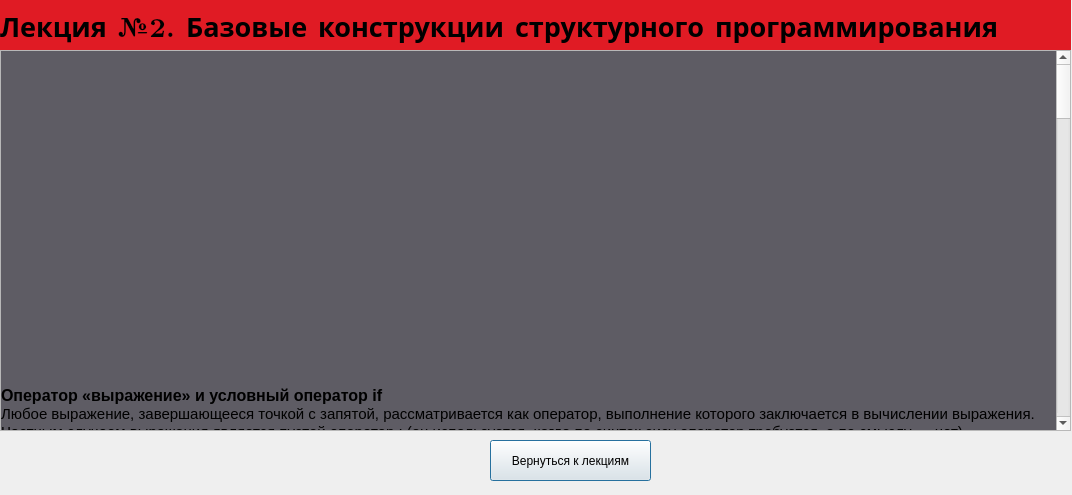
<?xml version="1.0" encoding="UTF-8"?>
<ui version="4.0">
 <class>all_lection2</class>
 <widget class="QDialog" name="all_lection2">
  <property name="geometry">
   <rect>
    <x>0</x>
    <y>0</y>
    <width>1072</width>
    <height>495</height>
   </rect>
  </property>
  <property name="windowTitle">
   <string>Dialog</string>
  </property>
  <widget class="QWidget" name="widget_2" native="true">
   <property name="geometry">
    <rect>
     <x>0</x>
     <y>0</y>
     <width>1071</width>
     <height>51</height>
    </rect>
   </property>
   <property name="styleSheet">
    <string notr="true">background-color: rgb(224, 27, 36);</string>
   </property>
   <widget class="QLabel" name="label_2">
    <property name="geometry">
     <rect>
      <x>0</x>
      <y>0</y>
      <width>1081</width>
      <height>51</height>
     </rect>
    </property>
    <property name="font">
     <font>
      <family>LM Roman 8</family>
      <pointsize>20</pointsize>
      <bold>true</bold>
     </font>
    </property>
    <property name="text">
     <string>Лекция №2. Базовые конструкции структурного программирования</string>
    </property>
   </widget>
  </widget>
  <widget class="QScrollArea" name="scrollArea">
   <property name="geometry">
    <rect>
     <x>0</x>
     <y>50</y>
     <width>1071</width>
     <height>381</height>
    </rect>
   </property>
   <property name="widgetResizable">
    <bool>true</bool>
   </property>
   <widget class="QWidget" name="scrollAreaWidgetContents">
    <property name="geometry">
     <rect>
      <x>0</x>
      <y>-2121</y>
      <width>1061</width>
      <height>2500</height>
     </rect>
    </property>
    <property name="minimumSize">
     <size>
      <width>1000</width>
      <height>2500</height>
     </size>
    </property>
    <widget class="QWidget" name="widget" native="true">
     <property name="geometry">
      <rect>
       <x>0</x>
       <y>0</y>
       <width>1201</width>
       <height>6341</height>
      </rect>
     </property>
     <property name="styleSheet">
      <string notr="true">background-color: rgb(94, 92, 100);</string>
     </property>
     <widget class="QLabel" name="label">
      <property name="geometry">
       <rect>
        <x>0</x>
        <y>0</y>
        <width>1341</width>
        <height>2491</height>
       </rect>
      </property>
      <property name="styleSheet">
       <string notr="true"/>
      </property>
      <property name="text">
       <string>&lt;!DOCTYPE HTML PUBLIC &quot;-//W3C//DTD HTML 4.0//EN&quot; &quot;http://www.w3.org/TR/REC-html40/strict.dtd&quot;&gt;
&lt;html&gt;&lt;head&gt;&lt;meta name=&quot;qrichtext&quot; content=&quot;1&quot; /&gt;&lt;meta charset=&quot;utf-8&quot; /&gt;&lt;style type=&quot;text/css&quot;&gt;
p, li { white-space: pre-wrap; }
hr { height: 1px; border-width: 0; }
li.unchecked::marker { content: &quot;\2610&quot;; }
li.checked::marker { content: &quot;\2612&quot;; }
&lt;/style&gt;&lt;/head&gt;&lt;body style=&quot; font-family:'Cantarell'; font-size:11pt; font-weight:400; font-style:normal;&quot;&gt;
&lt;p style=&quot; margin-top:0px; margin-bottom:0px; margin-left:0px; margin-right:0px; -qt-block-indent:0; text-indent:0px;&quot;&gt;&lt;span style=&quot; font-size:12pt; font-weight:700;&quot;&gt;Оператор «выражение» и условный оператор if&lt;/span&gt;&lt;/p&gt;
&lt;p style=&quot; margin-top:0px; margin-bottom:0px; margin-left:0px; margin-right:0px; -qt-block-indent:0; text-indent:0px;&quot;&gt;Любое выражение, завершающееся точкой с запятой, рассматривается как оператор, выполнение которого заключается в вычислении выражения.&lt;/p&gt;
&lt;p style=&quot; margin-top:0px; margin-bottom:0px; margin-left:0px; margin-right:0px; -qt-block-indent:0; text-indent:0px;&quot;&gt;Частным случаем выражения является пустой оператор ; (он используется, когда по синтак сису оператор требуется, а по смыслу — нет).&lt;/p&gt;
&lt;p style=&quot; margin-top:0px; margin-bottom:0px; margin-left:0px; margin-right:0px; -qt-block-indent:0; text-indent:0px;&quot;&gt;       Примеры:&lt;/p&gt;
&lt;p style=&quot; margin-top:0px; margin-bottom:0px; margin-left:0px; margin-right:0px; -qt-block-indent:0; text-indent:0px;&quot;&gt;           i++: // выполняется операция инкремента&lt;/p&gt;
&lt;p style=&quot; margin-top:0px; margin-bottom:0px; margin-left:0px; margin-right:0px; -qt-block-indent:0; text-indent:0px;&quot;&gt;           а* = b + с; // выполняется умножение с присваиванием&lt;/p&gt;
&lt;p style=&quot; margin-top:0px; margin-bottom:0px; margin-left:0px; margin-right:0px; -qt-block-indent:0; text-indent:0px;&quot;&gt;           fun(i, к); // выполняется вызов функции&lt;/p&gt;
&lt;p style=&quot; margin-top:0px; margin-bottom:0px; margin-left:0px; margin-right:0px; -qt-block-indent:0; text-indent:0px;&quot;&gt;         &lt;/p&gt;
&lt;p style=&quot; margin-top:0px; margin-bottom:0px; margin-left:0px; margin-right:0px; -qt-block-indent:0; text-indent:0px;&quot;&gt;Условный оператор if используется для разветвления процесса вычислений на два направления. Формат оператора:&lt;/p&gt;
&lt;p style=&quot; margin-top:0px; margin-bottom:0px; margin-left:0px; margin-right:0px; -qt-block-indent:0; text-indent:0px;&quot;&gt;           if ( выражение ) оператор_1; [else оператор_2;]&amp;quot;,&lt;/p&gt;
&lt;p style=&quot; margin-top:0px; margin-bottom:0px; margin-left:0px; margin-right:0px; -qt-block-indent:0; text-indent:0px;&quot;&gt;Сначала вычисляется выражение, которое может иметь арифметический тип или тип указателя.&lt;/p&gt;
&lt;p style=&quot; margin-top:0px; margin-bottom:0px; margin-left:0px; margin-right:0px; -qt-block-indent:0; text-indent:0px;&quot;&gt;Если оно не равно нулю (имеет значение true), выполняется первый оператор, иначе — второй.&lt;/p&gt;
&lt;p style=&quot; margin-top:0px; margin-bottom:0px; margin-left:0px; margin-right:0px; -qt-block-indent:0; text-indent:0px;&quot;&gt;После этого управление передается на оператор, следующий за условным.&lt;/p&gt;
&lt;p style=&quot; margin-top:0px; margin-bottom:0px; margin-left:0px; margin-right:0px; -qt-block-indent:0; text-indent:0px;&quot;&gt;Одна из ветвей может отсутствовать, логичнее опускать вторую ветвь вместе с ключевым словом else.&lt;/p&gt;
&lt;p style=&quot; margin-top:0px; margin-bottom:0px; margin-left:0px; margin-right:0px; -qt-block-indent:0; text-indent:0px;&quot;&gt;Если в какой-либо ветви требуется выполнить несколько операторов, их необходимо заключить в блок, иначе компилятор не сможет понять, &lt;/p&gt;
&lt;p style=&quot; margin-top:0px; margin-bottom:0px; margin-left:0px; margin-right:0px; -qt-block-indent:0; text-indent:0px;&quot;&gt;где заканчивается ветвление.&lt;/p&gt;
&lt;p style=&quot; margin-top:0px; margin-bottom:0px; margin-left:0px; margin-right:0px; -qt-block-indent:0; text-indent:0px;&quot;&gt;Блок может содержать любые операторы, в том числе описания и другие условные операторы (но не может состоять из одних описаний).&lt;/p&gt;
&lt;p style=&quot; margin-top:0px; margin-bottom:0px; margin-left:0px; margin-right:0px; -qt-block-indent:0; text-indent:0px;&quot;&gt;Необходимо учитывать, что переменная, описанная в блоке, вне блока не существует.&lt;/p&gt;
&lt;p style=&quot; margin-top:0px; margin-bottom:0px; margin-left:0px; margin-right:0px; -qt-block-indent:0; text-indent:0px;&quot;&gt;          Примеры:&lt;/p&gt;
&lt;p style=&quot; margin-top:0px; margin-bottom:0px; margin-left:0px; margin-right:0px; -qt-block-indent:0; text-indent:0px;&quot;&gt;                if (а &amp;lt; 0) b = 1; // 1&amp;quot;,&lt;/p&gt;
&lt;p style=&quot; margin-top:0px; margin-bottom:0px; margin-left:0px; margin-right:0px; -qt-block-indent:0; text-indent:0px;&quot;&gt;                if (a &amp;lt; b &amp;amp;&amp;amp; (a &amp;gt; d || a == 0)) b++: else {b *= a: a = 0;} // 2&amp;quot;,&lt;/p&gt;
&lt;p style=&quot; margin-top:0px; margin-bottom:0px; margin-left:0px; margin-right:0px; -qt-block-indent:0; text-indent:0px;&quot;&gt;                if (a &amp;lt; b) { i f (a &amp;lt; c) m = a: else m = c:} else { if (b &amp;lt; c) m = b; else m = c;} // 3&lt;/p&gt;
&lt;p style=&quot; margin-top:0px; margin-bottom:0px; margin-left:0px; margin-right:0px; -qt-block-indent:0; text-indent:0px;&quot;&gt;                if (a++) b++; // 4&amp;quot;,&lt;/p&gt;
&lt;p style=&quot; margin-top:0px; margin-bottom:0px; margin-left:0px; margin-right:0px; -qt-block-indent:0; text-indent:0px;&quot;&gt;                if (b &amp;gt; a) max = b: else max = a; // 5&amp;quot;,&lt;/p&gt;
&lt;p style=&quot; margin-top:0px; margin-bottom:0px; margin-left:0px; margin-right:0px; -qt-block-indent:0; text-indent:0px;&quot;&gt;В примере 1 отсутствует ветвь else.&lt;/p&gt;
&lt;p style=&quot; margin-top:0px; margin-bottom:0px; margin-left:0px; margin-right:0px; -qt-block-indent:0; text-indent:0px;&quot;&gt;Подобная конструкция называется «пропуск оператора», поскольку присваивание либо выполняется, либо &lt;/p&gt;
&lt;p style=&quot; margin-top:0px; margin-bottom:0px; margin-left:0px; margin-right:0px; -qt-block-indent:0; text-indent:0px;&quot;&gt;пропускается в зависимости от выполнения условия.&lt;/p&gt;
&lt;p style=&quot; margin-top:0px; margin-bottom:0px; margin-left:0px; margin-right:0px; -qt-block-indent:0; text-indent:0px;&quot;&gt;Если требуется проверить несколько условий, их объединяют знаками логических операций.&lt;/p&gt;
&lt;p style=&quot; margin-top:0px; margin-bottom:0px; margin-left:0px; margin-right:0px; -qt-block-indent:0; text-indent:0px;&quot;&gt;Например, выражение в примере 2 будет истинно в том случае, если выполнится одновременно условие а&amp;lt;Ь и одно из условий в скобках.&lt;/p&gt;
&lt;p style=&quot; margin-top:0px; margin-bottom:0px; margin-left:0px; margin-right:0px; -qt-block-indent:0; text-indent:0px;&quot;&gt;Если опустить внутренние скобки, будет выполнено сначала логическое И, а потом — ИЛИ.&lt;/p&gt;
&lt;p style=&quot; margin-top:0px; margin-bottom:0px; margin-left:0px; margin-right:0px; -qt-block-indent:0; text-indent:0px;&quot;&gt;Оператор в примере 3 вычисляет наименьшее значение из трех переменных.&lt;/p&gt;
&lt;p style=&quot; margin-top:0px; margin-bottom:0px; margin-left:0px; margin-right:0px; -qt-block-indent:0; text-indent:0px;&quot;&gt;Фигурные скобки в данном случае не обязательны, так как компилятор относит часть else к ближайшему if.&lt;/p&gt;
&lt;p style=&quot; margin-top:0px; margin-bottom:0px; margin-left:0px; margin-right:0px; -qt-block-indent:0; text-indent:0px;&quot;&gt;Пример 4 напоминает о том, что хотя в качестве выражений в операторе if чаще всего используются операции отношения, это не обязательно.&lt;/p&gt;
&lt;p style=&quot; margin-top:0px; margin-bottom:0px; margin-left:0px; margin-right:0px; -qt-block-indent:0; text-indent:0px;&quot;&gt;Конструкции, подобные оператору в примере 5, пройде и нагляднее записывать в виде условной операции (в данном случае: max = (b &amp;gt; а) ? b : а;)&lt;/p&gt;
&lt;p style=&quot;-qt-paragraph-type:empty; margin-top:0px; margin-bottom:0px; margin-left:0px; margin-right:0px; -qt-block-indent:0; text-indent:0px;&quot;&gt;&lt;br /&gt;&lt;/p&gt;
&lt;p style=&quot; margin-top:0px; margin-bottom:0px; margin-left:0px; margin-right:0px; -qt-block-indent:0; text-indent:0px;&quot;&gt;&lt;span style=&quot; font-size:12pt; font-weight:700;&quot;&gt;Цикл с предусловием (while) и цикл с постусловием (do while)&lt;/span&gt;&lt;/p&gt;
&lt;p style=&quot; margin-top:0px; margin-bottom:0px; margin-left:0px; margin-right:0px; -qt-block-indent:0; text-indent:0px;&quot;&gt;Цикл с предусловием реализует структурную схему, и имеет вид:&lt;/p&gt;
&lt;p style=&quot; margin-top:0px; margin-bottom:0px; margin-left:0px; margin-right:0px; -qt-block-indent:0; text-indent:0px;&quot;&gt;               while ( выражение ) оператор&lt;/p&gt;
&lt;p style=&quot; margin-top:0px; margin-bottom:0px; margin-left:0px; margin-right:0px; -qt-block-indent:0; text-indent:0px;&quot;&gt;Выражение определяет условие повторения тела цикла, представленного простым или составным оператором.&lt;/p&gt;
&lt;p style=&quot; margin-top:0px; margin-bottom:0px; margin-left:0px; margin-right:0px; -qt-block-indent:0; text-indent:0px;&quot;&gt;Выполнение оператора начинается с вычисления выражения. Если оно истинно (не равно false), выполняется оператор цикла.&lt;/p&gt;
&lt;p style=&quot; margin-top:0px; margin-bottom:0px; margin-left:0px; margin-right:0px; -qt-block-indent:0; text-indent:0px;&quot;&gt;Если при первой проверке выражение равно false, цикл не выполнится ни разу. &lt;/p&gt;
&lt;p style=&quot; margin-top:0px; margin-bottom:0px; margin-left:0px; margin-right:0px; -qt-block-indent:0; text-indent:0px;&quot;&gt;Тип выражения должен быть арифметическим или приводимым к нему.&lt;/p&gt;
&lt;p style=&quot; margin-top:0px; margin-bottom:0px; margin-left:0px; margin-right:0px; -qt-block-indent:0; text-indent:0px;&quot;&gt;Выражение вычисляется перед каждой итерацией цикла.&lt;/p&gt;
&lt;p style=&quot; margin-top:0px; margin-bottom:0px; margin-left:0px; margin-right:0px; -qt-block-indent:0; text-indent:0px;&quot;&gt;         Пример (программа находит все делители целого положительного числа):&lt;/p&gt;
&lt;p style=&quot; margin-top:0px; margin-bottom:0px; margin-left:0px; margin-right:0px; -qt-block-indent:0; text-indent:0px;&quot;&gt;              #inclucle &amp;lt;iostream.h&amp;gt;&lt;/p&gt;
&lt;p style=&quot; margin-top:0px; margin-bottom:0px; margin-left:0px; margin-right:0px; -qt-block-indent:0; text-indent:0px;&quot;&gt;               int main() {&lt;/p&gt;
&lt;p style=&quot; margin-top:0px; margin-bottom:0px; margin-left:0px; margin-right:0px; -qt-block-indent:0; text-indent:0px;&quot;&gt;                   int num;&lt;/p&gt;
&lt;p style=&quot; margin-top:0px; margin-bottom:0px; margin-left:0px; margin-right:0px; -qt-block-indent:0; text-indent:0px;&quot;&gt;                   cout « Введите число: ; cin » num;&lt;/p&gt;
&lt;p style=&quot; margin-top:0px; margin-bottom:0px; margin-left:0px; margin-right:0px; -qt-block-indent:0; text-indent:0px;&quot;&gt;                   int half = num / 2; // половина числа&lt;/p&gt;
&lt;p style=&quot; margin-top:0px; margin-bottom:0px; margin-left:0px; margin-right:0px; -qt-block-indent:0; text-indent:0px;&quot;&gt;                   int div = 2; // кандидат на делитель&lt;/p&gt;
&lt;p style=&quot; margin-top:0px; margin-bottom:0px; margin-left:0px; margin-right:0px; -qt-block-indent:0; text-indent:0px;&quot;&gt;                   while (div &amp;lt;= half) {&lt;/p&gt;
&lt;p style=&quot; margin-top:0px; margin-bottom:0px; margin-left:0px; margin-right:0px; -qt-block-indent:0; text-indent:0px;&quot;&gt;                        if (!(num % div))cout « div « endl;&lt;/p&gt;
&lt;p style=&quot; margin-top:0px; margin-bottom:0px; margin-left:0px; margin-right:0px; -qt-block-indent:0; text-indent:0px;&quot;&gt;                        div++;&lt;/p&gt;
&lt;p style=&quot; margin-top:0px; margin-bottom:0px; margin-left:0px; margin-right:0px; -qt-block-indent:0; text-indent:0px;&quot;&gt;                   }&lt;/p&gt;
&lt;p style=&quot; margin-top:0px; margin-bottom:0px; margin-left:0px; margin-right:0px; -qt-block-indent:0; text-indent:0px;&quot;&gt;                   return 0;&lt;/p&gt;
&lt;p style=&quot; margin-top:0px; margin-bottom:0px; margin-left:0px; margin-right:0px; -qt-block-indent:0; text-indent:0px;&quot;&gt;                }&lt;/p&gt;
&lt;p style=&quot; margin-top:0px; margin-bottom:0px; margin-left:0px; margin-right:0px; -qt-block-indent:0; text-indent:0px;&quot;&gt;Цикл с постусловием реализует структурную схему, и имеет вид:&lt;/p&gt;
&lt;p style=&quot; margin-top:0px; margin-bottom:0px; margin-left:0px; margin-right:0px; -qt-block-indent:0; text-indent:0px;&quot;&gt;               do оператор while выражение: Сначала выполняется простой или составной оператор, &lt;/p&gt;
&lt;p style=&quot; margin-top:0px; margin-bottom:0px; margin-left:0px; margin-right:0px; -qt-block-indent:0; text-indent:0px;&quot;&gt;составляющий тело цикла, а затем вычисляется выражение.&lt;/p&gt;
&lt;p style=&quot; margin-top:0px; margin-bottom:0px; margin-left:0px; margin-right:0px; -qt-block-indent:0; text-indent:0px;&quot;&gt;Если оно истинно (не равно fаlse), тело цикла выполняется еще раз.&lt;/p&gt;
&lt;p style=&quot; margin-top:0px; margin-bottom:0px; margin-left:0px; margin-right:0px; -qt-block-indent:0; text-indent:0px;&quot;&gt;Цикл завершается, когда выражение станет равным false или в теле цикла будет выполнен какой-либо оператор передачи управления.&lt;/p&gt;
&lt;p style=&quot; margin-top:0px; margin-bottom:0px; margin-left:0px; margin-right:0px; -qt-block-indent:0; text-indent:0px;&quot;&gt;Тип выражения должен быть арифметическим или приводимым к нему. Пример (программа осуществляет проверку ввода):&lt;/p&gt;
&lt;p style=&quot; margin-top:0px; margin-bottom:0px; margin-left:0px; margin-right:0px; -qt-block-indent:0; text-indent:0px;&quot;&gt;                #include &amp;lt;1ostream.h&amp;gt;&lt;/p&gt;
&lt;p style=&quot; margin-top:0px; margin-bottom:0px; margin-left:0px; margin-right:0px; -qt-block-indent:0; text-indent:0px;&quot;&gt;                int main(){&lt;/p&gt;
&lt;p style=&quot; margin-top:0px; margin-bottom:0px; margin-left:0px; margin-right:0px; -qt-block-indent:0; text-indent:0px;&quot;&gt;                    char answer;&lt;/p&gt;
&lt;p style=&quot; margin-top:0px; margin-bottom:0px; margin-left:0px; margin-right:0px; -qt-block-indent:0; text-indent:0px;&quot;&gt;                    do {&lt;/p&gt;
&lt;p style=&quot; margin-top:0px; margin-bottom:0px; margin-left:0px; margin-right:0px; -qt-block-indent:0; text-indent:0px;&quot;&gt;                        cout « Купи слоника! ; cin » answer;&lt;/p&gt;
&lt;p style=&quot; margin-top:0px; margin-bottom:0px; margin-left:0px; margin-right:0px; -qt-block-indent:0; text-indent:0px;&quot;&gt;                    } while (answer != 'y');&amp;quot;,&lt;/p&gt;
&lt;p style=&quot; margin-top:0px; margin-bottom:0px; margin-left:0px; margin-right:0px; -qt-block-indent:0; text-indent:0px;&quot;&gt;                    return 0;&amp;quot;,&lt;/p&gt;
&lt;p style=&quot; margin-top:0px; margin-bottom:0px; margin-left:0px; margin-right:0px; -qt-block-indent:0; text-indent:0px;&quot;&gt;                }&lt;/p&gt;
&lt;p style=&quot;-qt-paragraph-type:empty; margin-top:0px; margin-bottom:0px; margin-left:0px; margin-right:0px; -qt-block-indent:0; text-indent:0px;&quot;&gt;&lt;br /&gt;&lt;/p&gt;
&lt;p style=&quot; margin-top:0px; margin-bottom:0px; margin-left:0px; margin-right:0px; -qt-block-indent:0; text-indent:0px;&quot;&gt;&lt;span style=&quot; font-size:12pt; font-weight:700;&quot;&gt;Цикл с параметром (for)&lt;/span&gt;&lt;/p&gt;
&lt;p style=&quot; margin-top:0px; margin-bottom:0px; margin-left:0px; margin-right:0px; -qt-block-indent:0; text-indent:0px;&quot;&gt;Цикл с параметром имеет следующий формат: &lt;/p&gt;
&lt;p style=&quot; margin-top:0px; margin-bottom:0px; margin-left:0px; margin-right:0px; -qt-block-indent:0; text-indent:0px;&quot;&gt;         for (инициализация: выражение: модификации) оператор:&lt;/p&gt;
&lt;p style=&quot; margin-top:0px; margin-bottom:0px; margin-left:0px; margin-right:0px; -qt-block-indent:0; text-indent:0px;&quot;&gt;Инициализация используется для объявления и присвоения начальных значений величинам, используемым в цикле.&lt;/p&gt;
&lt;p style=&quot; margin-top:0px; margin-bottom:0px; margin-left:0px; margin-right:0px; -qt-block-indent:0; text-indent:0px;&quot;&gt;В этой части можно записать несколько операторов, разделенных запятой (операцией «последовательное выполнение»), например, так:&lt;/p&gt;
&lt;p style=&quot; margin-top:0px; margin-bottom:0px; margin-left:0px; margin-right:0px; -qt-block-indent:0; text-indent:0px;&quot;&gt;            for ( int 1 = 0. j = 2: ...&amp;quot;,&lt;/p&gt;
&lt;p style=&quot; margin-top:0px; margin-bottom:0px; margin-left:0px; margin-right:0px; -qt-block-indent:0; text-indent:0px;&quot;&gt;             int к. m:&amp;quot;,&lt;/p&gt;
&lt;p style=&quot; margin-top:0px; margin-bottom:0px; margin-left:0px; margin-right:0px; -qt-block-indent:0; text-indent:0px;&quot;&gt;             for (k = 1. m = 0; ...&amp;quot;,&lt;/p&gt;
&lt;p style=&quot; margin-top:0px; margin-bottom:0px; margin-left:0px; margin-right:0px; -qt-block-indent:0; text-indent:0px;&quot;&gt;Областью действия переменных, объявленных в части инициализации цикла, является цикл. &lt;/p&gt;
&lt;p style=&quot; margin-top:0px; margin-bottom:0px; margin-left:0px; margin-right:0px; -qt-block-indent:0; text-indent:0px;&quot;&gt;Инициализация выполняется один раз в начале исполнения цикла.&lt;/p&gt;
&lt;p style=&quot; margin-top:0px; margin-bottom:0px; margin-left:0px; margin-right:0px; -qt-block-indent:0; text-indent:0px;&quot;&gt;Выражение определяет условие выполнения цикла: если его результат, приведенный к типу bool, равен true, цикл выполняется.&lt;/p&gt;
&lt;p style=&quot; margin-top:0px; margin-bottom:0px; margin-left:0px; margin-right:0px; -qt-block-indent:0; text-indent:0px;&quot;&gt;Цикл с параметром реализован как цикл с предусловием.&lt;/p&gt;
&lt;p style=&quot; margin-top:0px; margin-bottom:0px; margin-left:0px; margin-right:0px; -qt-block-indent:0; text-indent:0px;&quot;&gt;Модификации выполняются после каждой итерации цикла и служат обычно для изменения параметров цикла.&lt;/p&gt;
&lt;p style=&quot; margin-top:0px; margin-bottom:0px; margin-left:0px; margin-right:0px; -qt-block-indent:0; text-indent:0px;&quot;&gt;В части модификаций можно записать несколько операторов через запятую.&lt;/p&gt;
&lt;p style=&quot; margin-top:0px; margin-bottom:0px; margin-left:0px; margin-right:0px; -qt-block-indent:0; text-indent:0px;&quot;&gt;Простой или составной оператор представляет собой тело цикла. Любая из частей оператора for может быть опущена&lt;/p&gt;
&lt;p style=&quot; margin-top:0px; margin-bottom:0px; margin-left:0px; margin-right:0px; -qt-block-indent:0; text-indent:0px;&quot;&gt;(но точки с запятой надо оставить на своих местах!). Пример (оператор, вычисляющий сумму чисел от 1 до 100):&lt;/p&gt;
&lt;p style=&quot; margin-top:0px; margin-bottom:0px; margin-left:0px; margin-right:0px; -qt-block-indent:0; text-indent:0px;&quot;&gt;              for ( int i = 1. s = 0: i&amp;lt;=100; 1++) s += 1;&lt;/p&gt;
&lt;p style=&quot; margin-top:0px; margin-bottom:0px; margin-left:0px; margin-right:0px; -qt-block-indent:0; text-indent:0px;&quot;&gt;Любой цикл while может быть приведен к эквивалентному ему циклу for и наоборот по следующей схеме:&lt;/p&gt;
&lt;p style=&quot; margin-top:0px; margin-bottom:0px; margin-left:0px; margin-right:0px; -qt-block-indent:0; text-indent:0px;&quot;&gt;              for ( b1 ; b2; bЗ) оператор b1;&lt;/p&gt;
&lt;p style=&quot; margin-top:0px; margin-bottom:0px; margin-left:0px; margin-right:0px; -qt-block-indent:0; text-indent:0px;&quot;&gt;                      while (b2){&lt;/p&gt;
&lt;p style=&quot; margin-top:0px; margin-bottom:0px; margin-left:0px; margin-right:0px; -qt-block-indent:0; text-indent:0px;&quot;&gt;                     оператор; bЗ;}&lt;/p&gt;
&lt;p style=&quot; margin-top:0px; margin-bottom:0px; margin-left:0px; margin-right:0px; -qt-block-indent:0; text-indent:0px;&quot;&gt;Часто встречающиеся ошибки при программировании циклов — использование в теле цикла неинициализированных &lt;/p&gt;
&lt;p style=&quot; margin-top:0px; margin-bottom:0px; margin-left:0px; margin-right:0px; -qt-block-indent:0; text-indent:0px;&quot;&gt;переменных и неверная запись условия выхода из цикла.&lt;/p&gt;
&lt;p style=&quot; margin-top:0px; margin-bottom:0px; margin-left:0px; margin-right:0px; -qt-block-indent:0; text-indent:0px;&quot;&gt;Чтобы избежать ошибок, рекомендуется:&amp;quot;,&lt;/p&gt;
&lt;p style=&quot; margin-top:0px; margin-bottom:0px; margin-left:0px; margin-right:0px; -qt-block-indent:0; text-indent:0px;&quot;&gt;           • проверить, всем ли переменным, встречающимся в правой части операторов присваивания в теле цикла, &lt;/p&gt;
&lt;p style=&quot; margin-top:0px; margin-bottom:0px; margin-left:0px; margin-right:0px; -qt-block-indent:0; text-indent:0px;&quot;&gt;присвоены до этого начальные значения&lt;/p&gt;
&lt;p style=&quot; margin-top:0px; margin-bottom:0px; margin-left:0px; margin-right:0px; -qt-block-indent:0; text-indent:0px;&quot;&gt;           (а также возможно ли выполнение других операторов);&lt;/p&gt;
&lt;p style=&quot; margin-top:0px; margin-bottom:0px; margin-left:0px; margin-right:0px; -qt-block-indent:0; text-indent:0px;&quot;&gt;           • проверить, изменяется ли в цикле хотя бы одна переменная, входящая в условие выхода из цикла;&lt;/p&gt;
&lt;p style=&quot; margin-top:0px; margin-bottom:0px; margin-left:0px; margin-right:0px; -qt-block-indent:0; text-indent:0px;&quot;&gt;           • предусмотреть аварийный выход из цикла по достижению некоторого количества итераций;&lt;/p&gt;
&lt;p style=&quot; margin-top:0px; margin-bottom:0px; margin-left:0px; margin-right:0px; -qt-block-indent:0; text-indent:0px;&quot;&gt;           • и, конечно, не забывать о том, что если в теле цикла требуется выполнить более одного оператора, &lt;/p&gt;
&lt;p style=&quot; margin-top:0px; margin-bottom:0px; margin-left:0px; margin-right:0px; -qt-block-indent:0; text-indent:0px;&quot;&gt;нужно заключать их в фигурные скобки.&lt;/p&gt;
&lt;p style=&quot; margin-top:0px; margin-bottom:0px; margin-left:0px; margin-right:0px; -qt-block-indent:0; text-indent:0px;&quot;&gt;Операторы цикла взаимозаменяемы, но можно привести некоторые рекомендации по выбору наилучшего в каждом конкретном случае.&lt;/p&gt;
&lt;p style=&quot; margin-top:0px; margin-bottom:0px; margin-left:0px; margin-right:0px; -qt-block-indent:0; text-indent:0px;&quot;&gt;Оператор do while обычно используют, когда цикл требуется обязательно выполнить хотя бы раз (например, если в цикле производится ввод данных).&lt;/p&gt;
&lt;p style=&quot; margin-top:0px; margin-bottom:0px; margin-left:0px; margin-right:0px; -qt-block-indent:0; text-indent:0px;&quot;&gt;Оператором while удобнее пользоваться в случаях, когда число итераций заранее не известно, очевидных параметров цикла нет&lt;/p&gt;
&lt;p style=&quot; margin-top:0px; margin-bottom:0px; margin-left:0px; margin-right:0px; -qt-block-indent:0; text-indent:0px;&quot;&gt;или модификацию параметров удобнее записывать не в конце тела цикла.&lt;/p&gt;
&lt;p style=&quot; margin-top:0px; margin-bottom:0px; margin-left:0px; margin-right:0px; -qt-block-indent:0; text-indent:0px;&quot;&gt;Оператор for предпочтительнее в большинстве остальных случаев (однозначно — для организации циклов со счетчиками).&lt;/p&gt;
&lt;p style=&quot;-qt-paragraph-type:empty; margin-top:0px; margin-bottom:0px; margin-left:0px; margin-right:0px; -qt-block-indent:0; text-indent:0px;&quot;&gt;&lt;br /&gt;&lt;/p&gt;
&lt;p style=&quot; margin-top:0px; margin-bottom:0px; margin-left:0px; margin-right:0px; -qt-block-indent:0; text-indent:0px;&quot;&gt;&lt;span style=&quot; font-size:12pt; font-weight:700;&quot;&gt;Оператор switch&lt;/span&gt;&lt;/p&gt;
&lt;p style=&quot; margin-top:0px; margin-bottom:0px; margin-left:0px; margin-right:0px; -qt-block-indent:0; text-indent:0px;&quot;&gt;Оператор switch (переключатель) предназначен для разветвления процесса вычислений па несколько направлений. Формат оператора:&lt;/p&gt;
&lt;p style=&quot; margin-top:0px; margin-bottom:0px; margin-left:0px; margin-right:0px; -qt-block-indent:0; text-indent:0px;&quot;&gt;           switch ( выражение ) {&lt;/p&gt;
&lt;p style=&quot; margin-top:0px; margin-bottom:0px; margin-left:0px; margin-right:0px; -qt-block-indent:0; text-indent:0px;&quot;&gt;                case константное_выражение_1: [список_операторов_1]&lt;/p&gt;
&lt;p style=&quot; margin-top:0px; margin-bottom:0px; margin-left:0px; margin-right:0px; -qt-block-indent:0; text-indent:0px;&quot;&gt;                case константное_выражение_2: [список_операторов_2]&lt;/p&gt;
&lt;p style=&quot; margin-top:0px; margin-bottom:0px; margin-left:0px; margin-right:0px; -qt-block-indent:0; text-indent:0px;&quot;&gt;                case константное_выражение_n: [список_операторов_n]&lt;/p&gt;
&lt;p style=&quot; margin-top:0px; margin-bottom:0px; margin-left:0px; margin-right:0px; -qt-block-indent:0; text-indent:0px;&quot;&gt;                [default: операторы ]&lt;/p&gt;
&lt;p style=&quot; margin-top:0px; margin-bottom:0px; margin-left:0px; margin-right:0px; -qt-block-indent:0; text-indent:0px;&quot;&gt;           }&lt;/p&gt;
&lt;p style=&quot; margin-top:0px; margin-bottom:0px; margin-left:0px; margin-right:0px; -qt-block-indent:0; text-indent:0px;&quot;&gt;Структура оператора switch:&lt;/p&gt;
&lt;p style=&quot; margin-top:0px; margin-bottom:0px; margin-left:0px; margin-right:0px; -qt-block-indent:0; text-indent:0px;&quot;&gt;           switch (выражение) {&lt;/p&gt;
&lt;p style=&quot; margin-top:0px; margin-bottom:0px; margin-left:0px; margin-right:0px; -qt-block-indent:0; text-indent:0px;&quot;&gt;                case константное_выражение_1:&lt;/p&gt;
&lt;p style=&quot; margin-top:0px; margin-bottom:0px; margin-left:0px; margin-right:0px; -qt-block-indent:0; text-indent:0px;&quot;&gt;                     // операторы&lt;/p&gt;
&lt;p style=&quot; margin-top:0px; margin-bottom:0px; margin-left:0px; margin-right:0px; -qt-block-indent:0; text-indent:0px;&quot;&gt;                     break; // выход из switch&lt;/p&gt;
&lt;p style=&quot; margin-top:0px; margin-bottom:0px; margin-left:0px; margin-right:0px; -qt-block-indent:0; text-indent:0px;&quot;&gt;                case константное_выражение_2:&lt;/p&gt;
&lt;p style=&quot; margin-top:0px; margin-bottom:0px; margin-left:0px; margin-right:0px; -qt-block-indent:0; text-indent:0px;&quot;&gt;                     // операторы&lt;/p&gt;
&lt;p style=&quot; margin-top:0px; margin-bottom:0px; margin-left:0px; margin-right:0px; -qt-block-indent:0; text-indent:0px;&quot;&gt;                     break; // выход из switch&lt;/p&gt;
&lt;p style=&quot; margin-top:0px; margin-bottom:0px; margin-left:0px; margin-right:0px; -qt-block-indent:0; text-indent:0px;&quot;&gt;                default:&lt;/p&gt;
&lt;p style=&quot; margin-top:0px; margin-bottom:0px; margin-left:0px; margin-right:0px; -qt-block-indent:0; text-indent:0px;&quot;&gt;                     // операторы, если нет совпадений&lt;/p&gt;
&lt;p style=&quot; margin-top:0px; margin-bottom:0px; margin-left:0px; margin-right:0px; -qt-block-indent:0; text-indent:0px;&quot;&gt;                }&lt;/p&gt;
&lt;p style=&quot; margin-top:0px; margin-bottom:0px; margin-left:0px; margin-right:0px; -qt-block-indent:0; text-indent:0px;&quot;&gt;Особенности:&lt;/p&gt;
&lt;p style=&quot; margin-top:0px; margin-bottom:0px; margin-left:0px; margin-right:0px; -qt-block-indent:0; text-indent:0px;&quot;&gt;Оператор switch может использоваться для целочисленных типов данных, таких как int, char, а также перечислений (enum). В случае, если оператор &lt;/p&gt;
&lt;p style=&quot; margin-top:0px; margin-bottom:0px; margin-left:0px; margin-right:0px; -qt-block-indent:0; text-indent:0px;&quot;&gt;break не используется, выполнение будет продолжаться до конца switch, что может быть полезно в некоторых случаях &lt;/p&gt;
&lt;p style=&quot; margin-top:0px; margin-bottom:0px; margin-left:0px; margin-right:0px; -qt-block-indent:0; text-indent:0px;&quot;&gt;(так называемое падение или fall through). В некоторых языках программирования (например, C#) можно использовать оператор switch &lt;/p&gt;
&lt;p style=&quot; margin-top:0px; margin-bottom:0px; margin-left:0px; margin-right:0px; -qt-block-indent:0; text-indent:0px;&quot;&gt;для работы со строками. Выполнение оператора начинается с вычисления выражения (оно должно быть целочисленным), &lt;/p&gt;
&lt;p style=&quot; margin-top:0px; margin-bottom:0px; margin-left:0px; margin-right:0px; -qt-block-indent:0; text-indent:0px;&quot;&gt;а затем управление передается первому оператору из списка,&lt;/p&gt;
&lt;p style=&quot; margin-top:0px; margin-bottom:0px; margin-left:0px; margin-right:0px; -qt-block-indent:0; text-indent:0px;&quot;&gt;помеченгюго константным выражением, значение которого совпало с вычисленным.&lt;/p&gt;
&lt;p style=&quot; margin-top:0px; margin-bottom:0px; margin-left:0px; margin-right:0px; -qt-block-indent:0; text-indent:0px;&quot;&gt;После этого, если выход из переключателя явно не указан, последовательно выполняются все остальные ветви.&lt;/p&gt;
&lt;p style=&quot; margin-top:0px; margin-bottom:0px; margin-left:0px; margin-right:0px; -qt-block-indent:0; text-indent:0px;&quot;&gt;Выход из переключателя обычно выполняется с помощью операторов break или return.&lt;/p&gt;
&lt;p style=&quot; margin-top:0px; margin-bottom:0px; margin-left:0px; margin-right:0px; -qt-block-indent:0; text-indent:0px;&quot;&gt;Оператор break выполняет выход из самого внутреннего из объемлющихего операторов switch, for, while и do.&lt;/p&gt;
&lt;p style=&quot; margin-top:0px; margin-bottom:0px; margin-left:0px; margin-right:0px; -qt-block-indent:0; text-indent:0px;&quot;&gt;Оператор return выполняет выход из функции, в теле которой он записан.&lt;/p&gt;
&lt;p style=&quot; margin-top:0px; margin-bottom:0px; margin-left:0px; margin-right:0px; -qt-block-indent:0; text-indent:0px;&quot;&gt;Все константные выражения должны иметь разные значения, но быть одного и того же целочисленного типа.&lt;/p&gt;
&lt;p style=&quot; margin-top:0px; margin-bottom:0px; margin-left:0px; margin-right:0px; -qt-block-indent:0; text-indent:0px;&quot;&gt;Несколько меток могут следовать подряд. Если совпадения не произошло, выполняются операторы, расположенные после слова default &lt;/p&gt;&lt;/body&gt;&lt;/html&gt;</string>
      </property>
     </widget>
    </widget>
   </widget>
  </widget>
  <widget class="QPushButton" name="pushButton">
   <property name="geometry">
    <rect>
     <x>490</x>
     <y>440</y>
     <width>161</width>
     <height>41</height>
    </rect>
   </property>
   <property name="text">
    <string>Вернуться к лекциям</string>
   </property>
  </widget>
 </widget>
 <resources/>
 <connections/>
</ui>
